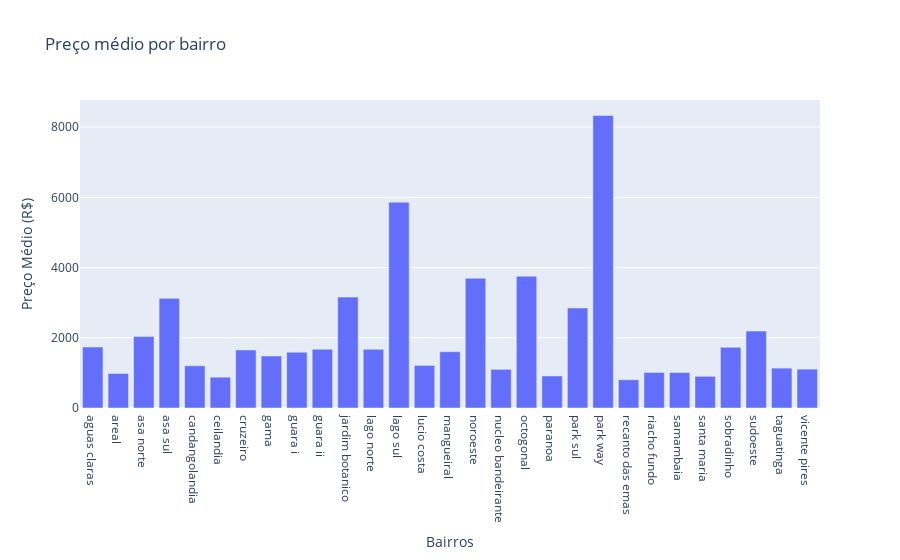

Notebook code for this chart:
### Code cell
# Mean price per neighborhood
df_mapa = df_filtered.groupby("bairro").agg({"preco": "mean"}).reset_index()
fig = px.bar(df_mapa, x="bairro", y="preco", title="Preço médio por bairro", labels={"preco":"Preço Médio (R$)"})
fig.update_layout(xaxis_title="Bairros", yaxis_title="Preço Médio (R$)")
fig.show()

### Figure 1 — Plotly figure (JSON) as saved in the notebook; plotly's stock layout.template omitted (floating-point values rounded to 4 significant figures)
{"data": [{"alignmentgroup": "True", "hovertemplate": "bairro=%{x}<br>Preço Médio (R$)=%{y}<extra></extra>", "legendgroup": "", "marker": {"color": "#636efa", "pattern": {"shape": ""}}, "name": "", "offsetgroup": "", "orientation": "v", "showlegend": false, "textposition": "auto", "type": "bar", "x": ["aguas claras", "areal", "asa norte", "asa sul", "candangolandia", "ceilandia", "cruzeiro", "gama", "guara i", "guara ii", "jardim botanico", "lago norte", "lago sul", "lucio costa", "mangueiral", "noroeste", "nucleo bandeirante", "octogonal", "paranoa", "park sul", "park way", "recanto das emas", "riacho fundo", "samambaia", "santa maria", "sobradinho", "sudoeste", "taguatinga", "vicente pires"], "xaxis": "x", "y": [1734.0, 982.3, 2033.0, 3123.0, 1200, 877.9, 1652.0, 1482.0, 1588.0, 1672.0, 3158.0, 1671.0, 5862.0, 1213.0, 1603.0, 3695.0, 1101.0, 3753.0, 912.5, 2848.0, 8333.0, 804.2, 1012.0, 1011.0, 902.7, 1728.0, 2190.0, 1136.0, 1108.0], "yaxis": "y"}], "layout": {"barmode": "relative", "legend": {"tracegroupgap": 0}, "title": {"text": "Preço médio por bairro"}, "xaxis": {"anchor": "y", "domain": [0, 1], "title": {"text": "Bairros"}}, "yaxis": {"anchor": "x", "domain": [0, 1], "title": {"text": "Preço Médio (R$)"}}}}
